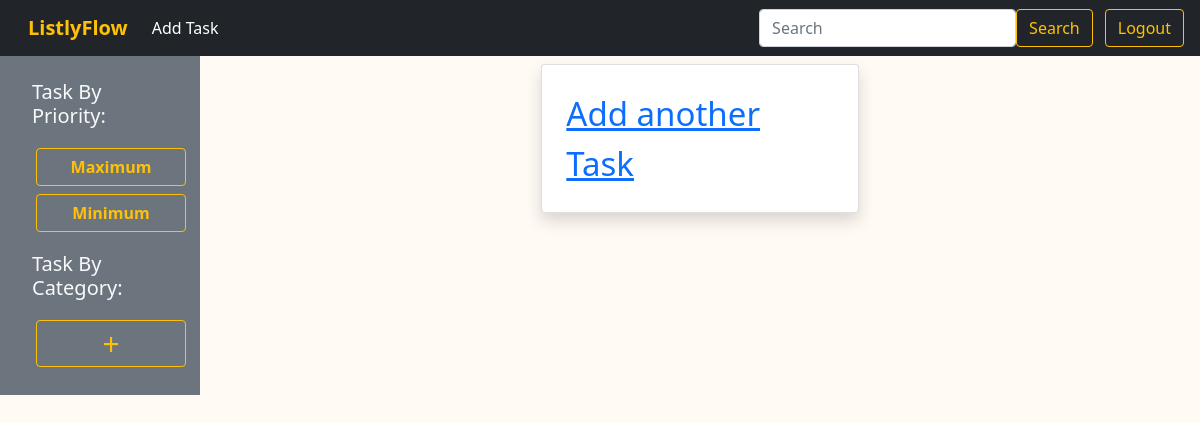
Page / (signed in) on the earlier database version.
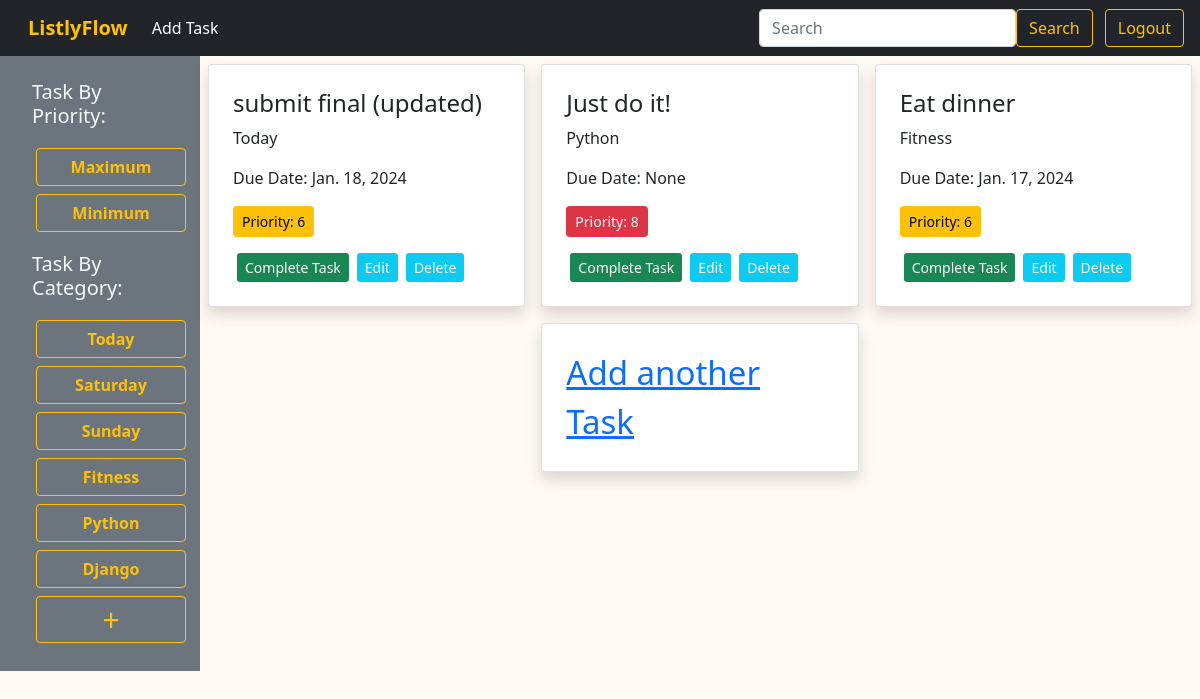
Same page on the later database version.
### task/models.py (models this page shows, shortened)
class Category(models.Model):
    name = models.CharField(max_length=30)
    slug = AutoSlugField(populate_from='name', editable=True, always_update=True)
    def __str__(self):
        return self.name
    class Meta:
        verbose_name_plural = "Categories"

class Task(models.Model):
    title = models.CharField(max_length=250)
    description = models.TextField(blank=True, null=True)
    status = models.BooleanField(default=False)
    due_date = models.DateField(null=True, blank=True)
    priority = models.IntegerField(default=1, choices = [(1,'1'),(2,'2'),(3,'3'),(4,'4'),(5,'5'),(6,'6'),(7,'7'),(8,'8')])
    category = models.ForeignKey(Category, on_delete=models.CASCADE,related_name='tasks')
    user = models.ForeignKey(User, on_delete=models.CASCADE, related_name='tasks')

### listlyflow/views.py (the view, shortened to what this page needs)
# urls.py: path('', views.home, name='home'),
def home(request, slug = None):
    search = request.GET.get('search')
    if request.user.is_authenticated:
        user = request.user
        if slug is not None:
            category = Category.objects.get(slug=slug)
            data = Task.objects.filter(category=category, user=user).order_by('status')
        else:
            data = Task.objects.filter(user=user).order_by('status')
    else :
        data = {}
    categories = Category.objects.all()
    return render(request, 'home.html', {'data': data,'categories': categories})

### templates/home.html (shortened to what this page needs)
{% extends "base.html" %}
{% block content %}
{% if request.user.is_authenticated %}
<div class="d-flex flex-wrap">
  <div class="col-2 bg-secondary text-light p-4">
    <h5 class="text-light mx-2 mb-3">Task By Priority:</h5>
    <div class="ms-2 mb-3">
        <a class="btn btn-outline-warning m-1"
        style="width: 150px; font-weight: 600;"
        href="{% url "sort-priority" True %}">Maximum</a>
        <a class="btn btn-outline-warning m-1"
        style="width: 150px; font-weight: 600;"
        href="{% url "sort-priority" False %}">Minimum</a>
      </div>
    <h5 class="text-light mx-2 mb-3">Task By Category:</h5>
    <div class="ms-2">
        {% for category in categories %}
          <a class="btn btn-outline-warning m-1"
          style="width: 150px; font-weight: 600;"
          href="{% url "sort-category" category.slug %}">{{ category.name }}</a>
          {% endfor %}
        </div>
    <div class="ms-2">
        <a class="btn btn-outline-warning m-1 p-0"
        style="width: 150px; font-weight: 500; font-size: 30px;"
        href="{% url "add-category" %}"> + </a>
  </div>
</div>
  <div class="col-10">
    <div
    class="d-flex flex-wrap justify-content-center" >
      {% for task in data %}
          <div class="col-md-4 d-flex align-items-stretch">
            <div class="card p-2 m-2 shadow w-100">
              <div class="card-body">
                <h4> {{task.title}} </h4>
                <p> {{task.category}} </p>
                <p> Due Date: {{task.due_date}} </p>
                {% if task.priority > 6 %}
                <p class="btn btn-sm btn-danger ">Priority: {{task.priority}} </p>
                {% elif task.priority > 4 %}
                <p class="btn btn-sm btn-warning">Priority: {{task.priority}} </p>
                {% else %}
                <p class="btn btn-sm btn-success">Priority: {{task.priority}} </p>
                {% endif %}
                <div class="d-flex ">
                    {% if task.status %}
                    <a class="btn-sm btn-secondary mx-1 text-decoration-none" disabled>Completed</a>
                    {% else %}
                    <a class="btn-sm btn-success mx-1 text-decoration-none" href="{% url "task-done" task.id %}">Complete Task</a>
                    {% endif %}
                    <a class="btn-sm btn-info mx-1 text-light text-decoration-none" href="{% url "edit-task" task.id %}">Edit</a>
                    <a class="btn-sm btn-info mx-1 text-light text-decoration-none" href="{% url "delete-task" task.id %}">Delete</a>
                </div>
              </div>
            </div>
          </div>
      {% endfor %}
      <div class="col-md-4 col-sm-6 d-flex align-items-stretch">
        <div class="card p-2 m-2 shadow w-100">
          <div class="card-body">
            <div class="d-flex align-items-center justify-content-center"
            style="font-size:33px">
                <a href="{% url "add-task" %}">Add another Task</a>
            </div>
          </div>
        </div>
      </div>
      </div>
  </div>
</div>
{% else %}
<h3>HOME</h3>
{% endif %}
{% endblock content %}

### templates/base.html (shortened to what this page needs)
<!doctype html>
<html lang="en">
  <head>
    <link href="https://cdn.jsdelivr.net/npm/bootstrap@5.0.2/dist/css/bootstrap.min.css" rel="stylesheet">
  </head>
  <body style="background-color: #fffaf4;">
    <nav class="navbar navbar-expand-lg navbar-light bg-dark">
        <div class="container-fluid">
          <a class="navbar-brand mx-3 text-warning fw-bold" href="{% url "home" %}">ListlyFlow</a>
          <div class="collapse navbar-collapse" id="navbarSupportedContent">
            <ul class="navbar-nav me-auto mb-lg-0">
              <li class="nav-item">
                <a class="nav-link active text-white" aria-current="page" href="{% url "add-task" %}">Add Task</a>
              </li>
            </ul>
            <ul class="nav-item mb-0 d-flex">
            {% if request.user.is_authenticated %}
            <form class="form-inline d-flex" action="{% url "home" %}">
              <input class="form-control" type="search" name="search" placeholder="Search" aria-label="Search" >
              <button class="btn btn-outline-warning me-2" type="submit">Search</button>
            </form>
                <a class="btn btn-outline-warning mx-1" href="{% url "logout" %}">Logout</a>
            {% else %}
                <a class="btn btn-outline-light mx-1" href="{% url "login" %}">Login</a>
                <a class="btn btn-outline-warning mx-1" href="{% url "create-account" %}">Register</a>
            {% endif %}
          </ul>
          </div>
        </div>
      </nav>
    {% block content %}
    {% endblock content %}
  </body>
</html>

Differences in the rows shown:
added Category: name "Today"
added Category: name "Saturday"
added Category: name "Sunday"
added Category: name "Fitness"
added Category: name "Python"
added Category: name "Django"
added Task: title "submit final (updated)", category "Today", due_date "Jan. 18, 2024", priority "6", status "Complete Task"
added Task: title "Just do it!", category "Python", due_date "None", priority "8", status "Complete Task"
added Task: title "Eat dinner", category "Fitness", due_date "Jan. 17, 2024", priority "6", status "Complete Task"
